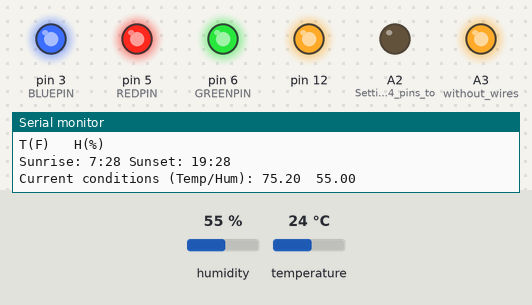
Bench run of a sketch on a simulated Arduino Leonardo, built with avr-gcc and run on an emulated ATmega32U4. Parts: output pins drawn as LEDs (lit = HIGH), the last lines printed to the serial monitor. The inputs (shaded band) are chosen by the test bench; at power-on: humidity 55 %, temperature 24 °C. The local clock reads 2024-03-15 10:24:30 at power-on unless the sketch sets it.

Above: at 1.1 s.
At 3.1 s:
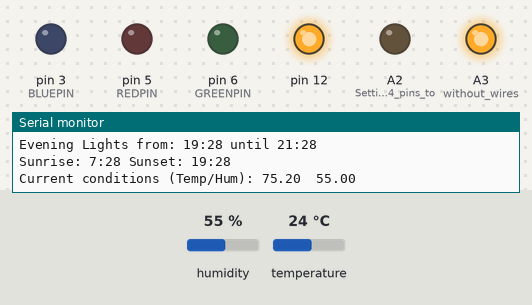
Timing chart, 0 to 4.6 s (numbered marks = the images above):
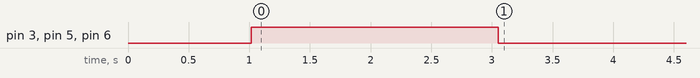

Measured:
- by itself, pin 3 (BLUEPIN), pin 5 (REDPIN), pin 6 (GREENPIN): HIGH → LOW at 3.1 s

The sketch:

dht11Summer.ino
```cpp
// DS1307 RTC ENTRIES ++++++++++++++++
// Date and time functions using a DS1307 RTC connected via I2C and Wire lib
#include <Wire.h>
#include "RTClib.h"
#include <TimeLord.h>


RTC_DS1307 rtc;
char daysOfTheWeek[7][12] = {"Sunday", "Monday", "Tuesday", "Wednesday", "Thursday", "Friday", "Saturday"};

// DHT11 Temperature and Humidity Sensors
#include "DHT.h"         //include DHT library
#define DHTPIN 13         //define as DHTPIN the Pin 10 used to connect the Sensor
#define DHTTYPE DHT11    //define the sensor used(DHT11)
#define REDPIN 5
#define GREENPIN 6
#define BLUEPIN 3


unsigned long previousMillis = 0;  //last time it was changed
unsigned long interval = 3000;  //time delay between color changes to debounce temp variation 5min = 300,000
//problem currenty is to turn it on to start but not delay too much for the first color change.

// what is our longitude (west values negative) and latitude (south values negative)
// Greensboro, NC  Latitude: 36.145833 | Longitude: -79.801728
float const LONGITUDE = -79.80;
float const LATITUDE = 36.14;

DHT dht(DHTPIN, DHTTYPE);//create an instance of DHT
/*setup*/
void setup() {
  Serial.begin(9600);    //initialize the Serial communication
  //  Critical setupline for establishing correct serial comms
  while (!Serial); // for Leonardo/Micro/Zero
  Serial.begin(9600);
  if (! rtc.begin()) {
    Serial.println("Couldn't find RTC");
    while (1);
  }
  pinMode(A2, OUTPUT);      //Setting the A2-A4 pins to output
  digitalWrite(A2, LOW);    //digital mode to power the RTC
  pinMode(A3, OUTPUT);      //without wires!
  digitalWrite(A3, HIGH);
  pinMode(12, OUTPUT);
  digitalWrite(12, HIGH);

  TimeLord tardis;
  tardis.TimeZone(-4 * 60); // tell TimeLord what timezone your RTC is synchronized to. You can ignore DST
  // as long as the RTC never changes back and forth between DST and non-DST
  tardis.Position(LATITUDE, LONGITUDE); // tell TimeLord where in the world we are
  //  byte today[] = {  0, 0, 12, 29, 03, 2017    }; // store today's date (at noon) in an array for TimeLord to use


  DateTime now = rtc.now();

  byte today[] = {now.second(), now.minute(), now.hour(), now.day(), now.month(), now.year() };
  Serial.print(now.year(), DEC);
  Serial.print('/');
  Serial.print(now.month(), DEC);
  Serial.print('/');
  Serial.print(now.day(), DEC);
  Serial.print(" (");
  Serial.print(daysOfTheWeek[now.dayOfTheWeek()]);
  Serial.print(") ");
  Serial.print(now.hour(), DEC);
  Serial.print(':');
  Serial.print(now.minute(), DEC);
  Serial.print(':');
  Serial.print(now.second(), DEC);
  Serial.println();


  delay(1000);           //wait 1 seconds
  Serial.println("Temperature and Humidity test!");//print on Serial monitor
  Serial.println("T(F) \tH(%)");                   //print on Serial monitor
  dht.begin();           //initialize the Serial communication
  //Turn the lights on so I know it's working
  analogWrite(REDPIN, 255);
  analogWrite(BLUEPIN, 255);
  analogWrite(GREENPIN, 255);


}
/*loop*/
void loop() {

  TimeLord tardis;
  tardis.TimeZone(-4 * 60); // tell TimeLord what timezone your RTC is synchronized to. You can ignore DST
  // as long as the RTC never changes back and forth between DST and non-DST
  tardis.Position(LATITUDE, LONGITUDE); // tell TimeLord where in the world we are
  //  byte today[] = {  0, 0, 12, 29, 03, 2017    }; // store today's date (at noon) in an array for TimeLord to use


  DateTime now = rtc.now();


  byte today[] = {now.second(), now.minute(), now.hour(), now.day(), now.month(), now.year() };

  //TimeLord Library Print times at init
  if (tardis.SunRise(today)) // if the sun will rise today (it might not, in the [ant]arctic)
  {
    Serial.print("Sunrise: ");
    Serial.print((int) today[tl_hour]);
    Serial.print(":");
    Serial.print((int) today[tl_minute]);
    Serial.print(" ");
  }
  int sunriseHour = ((int) today[tl_hour]);
  int sunriseMinute = ((int) today[tl_minute]);
  if (tardis.SunSet(today)) // if the sun will set today (it might not, in the [ant]arctic)
  {
    Serial.print("Sunset: ");
    Serial.print((int) today[tl_hour]);
    Serial.print(":");
    Serial.println((int) today[tl_minute]);
  }
  int sunsetHour = (int) today[tl_hour];
  int sunsetMinute = (int) today[tl_minute];

  float h = dht.readHumidity();    // reading Humidity
  float t = dht.readTemperature(); // read Temperature as Celsius (the default)
  // check if any reads failed and exit early (to try again).
  if (isnan(h) || isnan(t)) {
    Serial.println("Failed to read from DHT sensor!");
    return;
  }
  t = (32 + (9 * t) / 5);
  float farenheight = t;
  Serial.print("Current conditions (Temp/Hum): ");    //print current environmental conditions
  Serial.print(t, 2);    //print the temperature
  Serial.print("\t");
  Serial.println(h, 2);  //print the humidity
  delay(2000);           //wait 2 seconds
  Serial.print("Human time = ");
  Serial.print(now.hour(), DEC);
  Serial.print(':');
  Serial.println(now.minute(), DEC);
  Serial.print("Unixtime = ");
  Serial.print(now.unixtime());
  Serial.println("s");
  Serial.print("Morning Lights from: ");
  Serial.print(sunriseHour);
  Serial.print(" until ");
  Serial.println(sunriseHour + 2);
  Serial.print("Evening Lights from: ");
  Serial.print(sunsetHour);
  Serial.print(":");
  Serial.print(sunsetMinute);
  Serial.print(" until ");
  Serial.print(sunsetHour + 2);
  Serial.print(":");
  Serial.println(sunsetMinute);
  if ((now.hour() >= sunsetHour && now.minute() >= sunsetMinute) && (now.hour() <= (sunsetHour + 2) && now.minute() <= sunsetMinute) || ((now.hour() >= sunriseHour && now.hour() <= (sunriseHour + 2)))) //kept simple for sunrise.
  {

    Serial.println("turn on the lights");
    //Turn the lights on so I know it's working
    analogWrite(REDPIN, 255);
    analogWrite(BLUEPIN, 255);
    analogWrite(GREENPIN, 255);
    //Winter Version
    if (farenheight > 85) {
      analogWrite(REDPIN, 255);
      analogWrite(BLUEPIN, 0);
      analogWrite(GREENPIN, 0);
    }
    else if (farenheight <= 85 && farenheight >= 80) {
      analogWrite(GREENPIN, 255);
      analogWrite(BLUEPIN, 0);
      analogWrite(REDPIN, 255);
    }
    else if (farenheight <= 80 && farenheight >= 70) {
      analogWrite(GREENPIN, 150);
      analogWrite(BLUEPIN, 150);
      analogWrite(REDPIN, 0);
    }
    else if (farenheight <= 70 && farenheight >= 60) {
      analogWrite(GREENPIN, 255);
      analogWrite(BLUEPIN, 0);
      analogWrite(REDPIN, 0);
    }
    else if (farenheight <= 60 && farenheight >= 50) {
      analogWrite(GREENPIN, 0);
      analogWrite(BLUEPIN, 150);
      analogWrite(REDPIN, 150);
    }
    else {
      analogWrite(BLUEPIN, 255);
      analogWrite(REDPIN, 255);
      analogWrite(GREENPIN, 255);
    }
  }
  else {                                //Shut the lights off if the above conditions are not met
    analogWrite(REDPIN, 0);             //Meaning that it's not time for them to be on.
    analogWrite(BLUEPIN, 0);
    analogWrite(GREENPIN, 0);
  }
}
```
